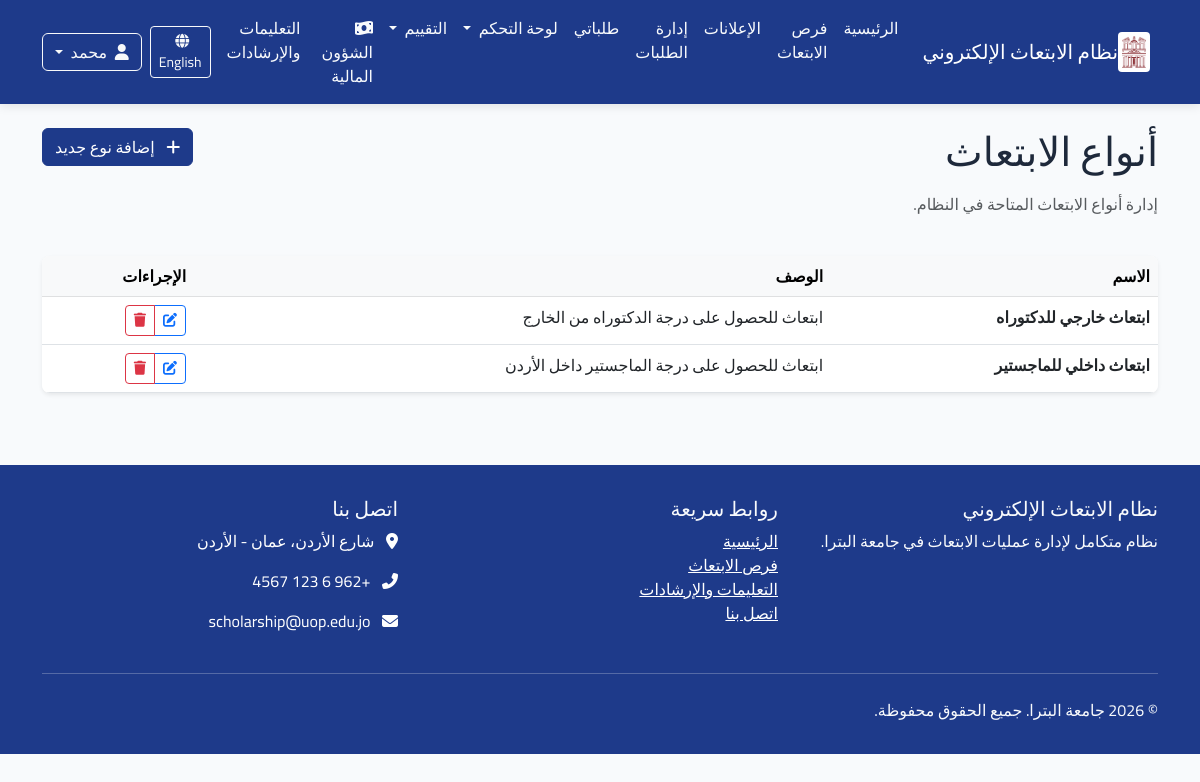
The app's page /ar/scholarship-types/ (signed in) with its own data.
### announcements/models.py (models this page shows, shortened)
class ScholarshipType(models.Model):
    name = models.CharField(_("اسم النوع"), max_length=100)
    description = models.TextField(_("الوصف"), blank=True, null=True)
    class Meta:
        verbose_name = _("نوع الابتعاث")
        verbose_name_plural = _("أنواع الابتعاث")
        ordering = ['name']

### announcements/views.py (the view)
# urls.py: path('scholarship-types/', views.scholarship_type_list, name='scholarship_type_list'),
@login_required
@permission_required('announcements.view_scholarshiptype')
def scholarship_type_list(request):
    scholarship_types = ScholarshipType.objects.all().order_by('name')
    context = {
        'scholarship_types': scholarship_types,
    }
    return render(request, 'announcements/scholarship_type_list.html', context)

### core/context_processors.py (called while the page is built)
def user_role(request):
    role = 'anonymous'
    if request.user.is_authenticated:
        role = request.user.profile.role
    return {
        'user_role': role
    }

### announcements/templates/announcements/scholarship_type_list.html (shortened to what this page needs)
{% extends 'base.html' %}
{% load i18n %}
{% load static %}
{% block content %}
<div class="container py-4">
    <div class="row mb-4">
        <div class="col-md-8">
            <h1 class="mb-3">{% trans "أنواع الابتعاث" %}</h1>
            <p class="text-muted">{% trans "إدارة أنواع الابتعاث المتاحة في النظام." %}</p>
        </div>
        <div class="col-md-4 text-md-end">
            {% if perms.announcements.add_scholarshiptype %}
            <a href="{% url 'announcements:scholarship_type_create' %}" class="btn btn-primary">
                <i class="fas fa-plus me-2"></i> {% trans "إضافة نوع جديد" %}
            </a>
            {% endif %}
        </div>
    </div>
    <div class="card shadow-sm border-0">
        {% if scholarship_types %}
        <div class="table-responsive">
            <table class="table table-hover mb-0">
                <thead class="table-light">
                    <tr>
                        <th>{% trans "الاسم" %}</th>
                        <th>{% trans "الوصف" %}</th>
                        <th>{% trans "الإجراءات" %}</th>
                    </tr>
                </thead>
                <tbody>
                    {% for scholarship_type in scholarship_types %}
                    <tr>
                        <td><strong>{{ scholarship_type.name }}</strong></td>
                        <td>
                            {% if scholarship_type.description %}
                                {{ scholarship_type.description }}
                            {% else %}
                                <span class="text-muted fst-italic">{% trans "لا يوجد وصف" %}</span>
                            {% endif %}
                        </td>
                        <td>
                            <div class="btn-group">
                                {% if perms.announcements.change_scholarshiptype %}
                                <a href="{% url 'announcements:scholarship_type_edit' scholarship_type.id %}" class="btn btn-sm btn-outline-primary">
                                    <i class="fas fa-edit"></i>
                                </a>
                                {% endif %}
                                {% if perms.announcements.delete_scholarshiptype %}
                                <a href="{% url 'announcements:scholarship_type_delete' scholarship_type.id %}" class="btn btn-sm btn-outline-danger">
                                    <i class="fas fa-trash"></i>
                                </a>
                                {% endif %}
                            </div>
                        </td>
                    </tr>
                    {% endfor %}
                </tbody>
            </table>
        </div>
        {% endif %}
    </div>
</div>
{% endblock %}

### templates/base.html (shortened to what this page needs)
{% load i18n %}
{% load static %}
<!DOCTYPE html>
{% get_current_language as CURRENT_LANGUAGE %}
{% get_current_language_bidi as RTL %}
<html lang="{{ CURRENT_LANGUAGE }}" {% if RTL %}dir="rtl"{% else %}dir="ltr"{% endif %}>
<head>
    {% if RTL %}
    <link rel="stylesheet" href="https://cdn.jsdelivr.net/npm/bootstrap@5.3.0/dist/css/bootstrap.rtl.min.css">
    {% else %}
    <link rel="stylesheet" href="https://cdn.jsdelivr.net/npm/bootstrap@5.3.0/dist/css/bootstrap.min.css">
    {% endif %}
    <link rel="stylesheet" href="https://cdnjs.cloudflare.com/ajax/libs/font-awesome/6.4.0/css/all.min.css">
    <link rel="stylesheet" href="{% static 'css/main.css' %}">
    {% if RTL %}
    <link rel="stylesheet" href="{% static 'css/rtl.css' %}">
    {% else %}
    <link rel="stylesheet" href="{% static 'css/ltr.css' %}">
    {% endif %}
</head>
<body>
    <nav class="navbar navbar-expand-lg navbar-dark">
        <div class="container">
            <a class="navbar-brand d-flex align-items-center" href="{% url 'home' %}">
                <img src="{% static 'images/petra_logo.png' %}" alt="{% trans 'جامعة البترا' %}">
                <span>{% trans "نظام الابتعاث الإلكتروني" %}</span>
            </a>
            <div class="collapse navbar-collapse" id="navbarNav">
<ul class="navbar-nav me-auto">
    <li class="nav-item">
        <a class="nav-link {% if request.path == '/' %}active{% endif %}" href="{% url 'home' %}">
            {% trans "الرئيسية" %}
        </a>
    </li>
    <li class="nav-item">
        <a class="nav-link {% if 'scholarships' in request.path %}active{% endif %}" href="{% url 'announcements:scholarship_list' %}">
            {% trans "فرص الابتعاث" %}
        </a>
    </li>
    <li class="nav-item">
        <a class="nav-link {% if 'announcements' in request.path %}active{% endif %}" href="{% url 'announcements:announcement_list' %}">
            {% trans "الإعلانات" %}
        </a>
    </li>
{% if user.is_staff or perms.applications.view_application %}
<li class="nav-item">
    <a class="nav-link {% if 'applications' in request.path and 'my-applications' not in request.path %}active{% endif %}" href="{% url 'applications:admin_applications_list' %}">
        {% trans "إدارة الطلبات" %}
    </a>
</li>
{% endif %}
    {% if user.is_authenticated %}
    <li class="nav-item">
        <a class="nav-link {% if 'my-applications' in request.path %}active{% endif %}" href="{% url 'applications:my_applications' %}">
            {% trans "طلباتي" %}
        </a>
    </li>
    <li class="nav-item dropdown">
        <a class="nav-link dropdown-toggle {% if 'dashboard' in request.path %}active{% endif %}" href="#" id="dashboardDropdown" role="button" data-bs-toggle="dropdown" aria-expanded="false">
            {% trans "لوحة التحكم" %}
        </a>
    </li>
    {% if user.profile.role == 'committee' or user.profile.role == 'admin' or perms.evaluation.view_evaluationround %}
    <li class="nav-item dropdown">
        <a class="nav-link dropdown-toggle {% if 'evaluation' in request.path %}active{% endif %}" href="#" id="evaluationDropdown" role="button" data-bs-toggle="dropdown" aria-expanded="false">
            {% trans "التقييم" %}
        </a>
    </li>
    {% endif %}
    {% endif %}
{% if user.is_authenticated and perms.finance.view_scholarshipbudget %}
<li class="nav-item">
    <a class="nav-link {% if 'finance' in request.path %}active{% endif %}" href="{% url 'finance:home' %}">
        <i class="fas fa-money-bill-wave me-1"></i> {% trans "الشؤون المالية" %}
    </a>
</li>
{% endif %}
    <li class="nav-item">
        <a class="nav-link" href="#">
            {% trans "التعليمات والإرشادات" %}
        </a>
    </li>
</ul>
                <div class="d-flex align-items-center">
                    <div class="mx-2">
                        {% if CURRENT_LANGUAGE == 'ar' %}
                            <a href="{% url 'set_language' %}?lang=en&next={{ request.path }}" class="btn btn-outline-light btn-sm">
                                <i class="fas fa-globe me-1"></i> English
                            </a>
                        {% else %}
                            <a href="{% url 'set_language' %}?lang=ar&next={{ request.path }}" class="btn btn-outline-light btn-sm">
                                <i class="fas fa-globe me-1"></i> العربية
                            </a>
                        {% endif %}
                    </div>
{% if user.is_authenticated %}
    <div class="dropdown">
        <button class="btn btn-outline-light dropdown-toggle" type="button" id="userMenu" data-bs-toggle="dropdown" aria-expanded="false">
            <i class="fas fa-user me-1"></i> {{ user.get_short_name }}
        </button>
    </div>
{% endif %}
                </div>
            </div>
        </div>
    </nav>
    <main>
        {% block content %}{% endblock %}
    </main>
    <footer class="footer">
        <div class="container">
            <div class="row">
                <div class="col-md-4">
                    <h5>{% trans "نظام الابتعاث الإلكتروني" %}</h5>
                    <p>{% trans "نظام متكامل لإدارة عمليات الابتعاث في جامعة البترا." %}</p>
                </div>
                <div class="col-md-4">
                    <h5>{% trans "روابط سريعة" %}</h5>
                    <ul class="list-unstyled">
                        <li><a href="#" class="text-white">{% trans "الرئيسية" %}</a></li>
                        <li><a href="#" class="text-white">{% trans "فرص الابتعاث" %}</a></li>
                        <li><a href="#" class="text-white">{% trans "التعليمات والإرشادات" %}</a></li>
                        <li><a href="#" class="text-white">{% trans "اتصل بنا" %}</a></li>
                    </ul>
                </div>
                <div class="col-md-4">
                    <h5>{% trans "اتصل بنا" %}</h5>
                    <address class="text-white">
                        <p><i class="fas fa-map-marker-alt me-2"></i> {% trans "شارع الأردن، عمان - الأردن" %}</p>
                        <p><i class="fas fa-phone-alt me-2"></i> +962 6 123 4567</p>
                        <p><i class="fas fa-envelope me-2"></i> scholarship@uop.edu.jo</p>
                    </address>
                </div>
            </div>
            <hr class="mt-4 mb-4 bg-light">
            <div class="row">
                <div class="col-md-6">
                    <p class="mb-0">&copy; {% now "Y" %} {% trans "جامعة البترا. جميع الحقوق محفوظة." %}</p>
                </div>
            </div>
        </div>
    </footer>
</body>
</html>

### static/css/main.css (style rules this page uses)
:root { --primary-color: #1e3a8a; --secondary-color: #10b981; --accent-color: #f59e0b; --light-bg: #f8fafc; --dark-text: #1e293b; --light-text: #f8fafc; }
body { font-family: 'Segoe UI', Tahoma, Geneva, Verdana, sans-serif; background-color: var(--light-bg); color: var(--dark-text); }
.navbar { background-color: var(--primary-color); box-shadow: 0 2px 10px rgba(0, 0, 0, 0.1); }
.navbar-brand { display: flex; align-items: center; }
.navbar-brand img { height: 40px; margin-right: 0.5rem; background-color: white; padding: 4px; border-radius: 4px; }
.nav-link { color: var(--light-text) !important; font-weight: 500; transition: all 0.3s ease; }
.footer { background-color: var(--primary-color); color: var(--light-text); padding: 2rem 0; margin-top: 3rem; }
.btn-primary { background-color: var(--primary-color); border-color: var(--primary-color); }
.card { border-radius: 8px; overflow: hidden; }

### static/css/rtl.css (style rules this page uses)
body { font-family: 'Cairo', 'Segoe UI', 'Tahoma', 'Arial', sans-serif; direction: rtl; text-align: right; }
.me-auto { margin-right: 0 !important; margin-left: auto !important; }
.me-2 { margin-right: 0 !important; margin-left: 0.5rem !important; }

### records on screen
ScholarshipType: name "ابتعاث خارجي للدكتوراه", description "ابتعاث للحصول على درجة الدكتوراه من الخارج"
ScholarshipType: name "ابتعاث داخلي للماجستير", description "ابتعاث للحصول على درجة الماجستير داخل الأردن"

### other values on screen
{{ user.get_short_name }} "محمد"
